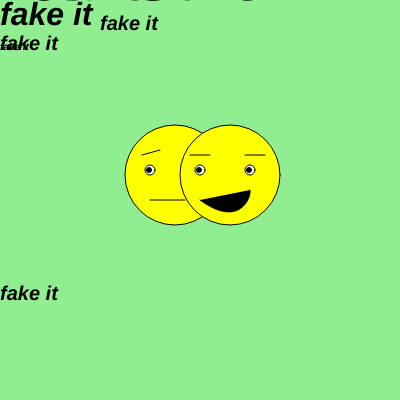
Frame 1 (no input)
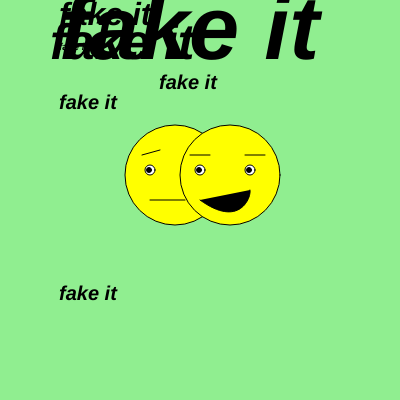
Frame 60 (no input)
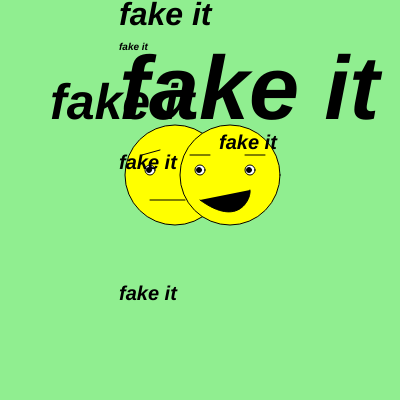
Frame 120 (the mouse pressed at the canvas centre since frame 60)

The p5.js sketch that drew these frames (run headless with seeded random() and noise() and a simulated clock; from frame 60 on, the mouse is pressed at the canvas centre):

// p5.js sketch
// ── sketch.js
let i = 0;

function setup() {
  createCanvas(400, 400);
}

function draw() {
  background(144,238,144);
  // L yellow circle base
  fill(255,255,0)
  circle(175,175,100)

  // L left eye
  fill(255,255,255)
 circle(150,170,10)
 fill(0,0,0)
  circle(149,170,5)

 //L right eye
  fill(0,0,0)
 circle(190,170,10)

 // R yellow circle base
  fill(255,255,0)
  circle(230,175,100)

 //R left eye
  fill(255,255,255)
 circle(200,170,10)
 fill(0,0,0)
 circle(199,170,5)
 
 //R right eye
  fill(255,255,255)
 circle(250,170,10)
 fill(0,0,0)
 circle(249,170,5)

 // R smile 
 fill(0,0,0)        
 curve(190,160,250,190,200,200,10,15)

 //L frown
 line(150,200,185,200)

 // L eyebrow
 line(142,155,160,150)

 // R left eyebrow
 line(190,155,210,155)

 // R right eyebrow
 line(245,155,265,155)

 //moving text
 
 textSize(32)
 textStyle(BOLDITALIC)
 text("fake it",i,25)

 textSize(20)
 textStyle(BOLDITALIC)
 text("fake it",i,300)

 textSize(50)
 textStyle(BOLDITALIC)
 text("fake it",50,i)

 textSize(10)
 textStyle(BOLDITALIC)
 text("fake it",i,50)

 textSize(20)
 textStyle(BOLDITALIC)
 text("fake it",600,i)

 textSize(90)
 textStyle(BOLDITALIC)
 text("fake it",i,i)

 textSize(20)
 textStyle(BOLDITALIC)
 text("fake it",i,i+50)

 
 textSize(20)
 textStyle(BOLDITALIC)
 text("fake it",i+100,i+30)

 //increment i
  i = i+1;

}
